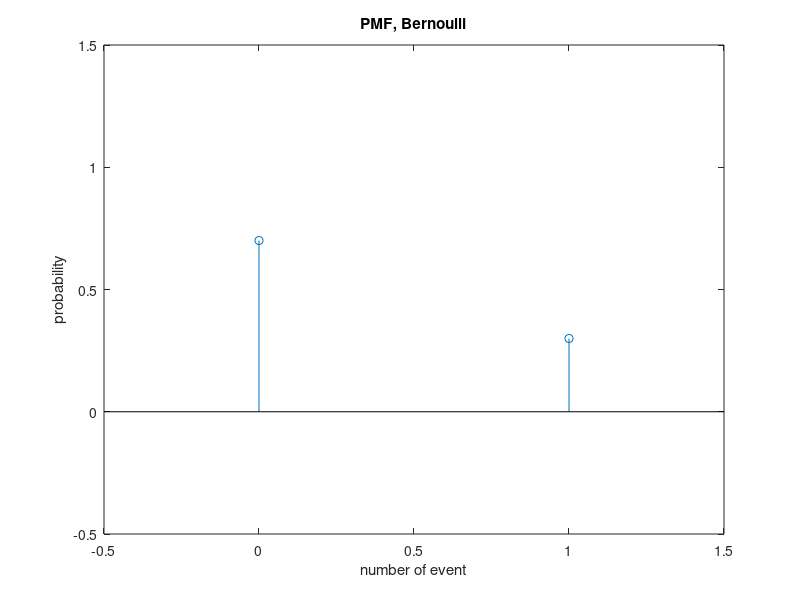
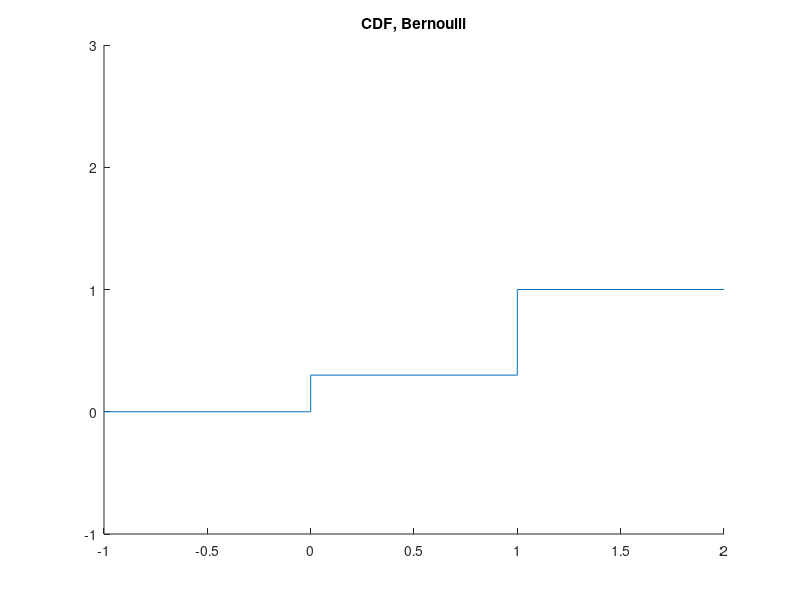

Here is the MATLAB script that generated these plots, in order:
clear
clc

p = 0.3;

Y = zeros(1, 100000);
GT = zeros(1, 2);

cnt = 1;
while (cnt < length(Y))
    x = rand(1);
    if x <= p
        Y(cnt) = 1;
    else
        Y(cnt) = 0;
    end
    cnt = cnt + 1;
end

avg = sum(Y)/length(Y);

oat = [1-avg avg];
obt = [0 1];
CDF_arr = [0, avg, 1, 1];

figure(1)
stem([0 1], oat);
xlim([-0.5 1.5])
ylim([-0.5 1.5])
title("PMF, Bernoulli")
xlabel("number of event")
ylabel("probability")

figure(2)
hold on
stairs([-1 0 1 2], CDF_arr)
ylim([-1 3])
title("CDF, Bernoulli")
